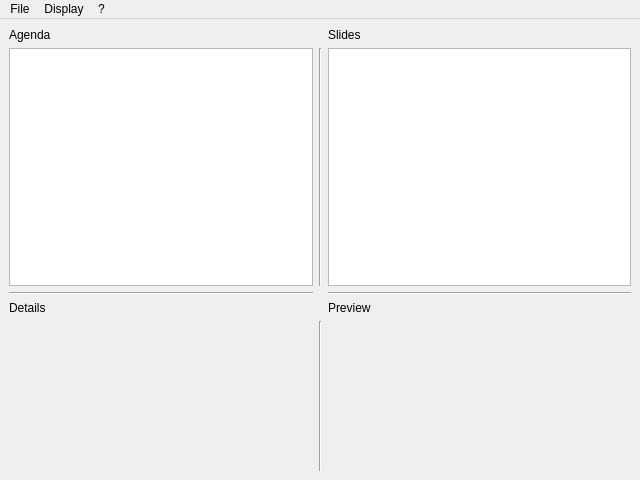
<?xml version="1.0" encoding="UTF-8"?>
<ui version="4.0">
 <class>MainWindow</class>
 <widget class="QMainWindow" name="MainWindow">
  <property name="geometry">
   <rect>
    <x>0</x>
    <y>0</y>
    <width>640</width>
    <height>480</height>
   </rect>
  </property>
  <property name="windowTitle">
   <string>VPReader</string>
  </property>
  <widget class="QWidget" name="centralwidget">
   <layout class="QVBoxLayout">
    <item>
     <layout class="QGridLayout" name="gridLayout">
      <item row="0" column="0">
       <widget class="QLabel" name="label">
        <property name="text">
         <string>Agenda</string>
        </property>
       </widget>
      </item>
      <item row="4" column="1">
       <widget class="Line" name="line_2">
        <property name="orientation">
         <enum>Qt::Vertical</enum>
        </property>
       </widget>
      </item>
      <item row="1" column="2">
       <widget class="QListWidget" name="listSlides"/>
      </item>
      <item row="2" column="0">
       <widget class="Line" name="line_3">
        <property name="orientation">
         <enum>Qt::Horizontal</enum>
        </property>
       </widget>
      </item>
      <item row="1" column="1">
       <widget class="Line" name="line">
        <property name="orientation">
         <enum>Qt::Vertical</enum>
        </property>
       </widget>
      </item>
      <item row="4" column="2">
       <widget class="QLabel" name="labelPreview">
        <property name="minimumSize">
         <size>
          <width>0</width>
          <height>150</height>
         </size>
        </property>
        <property name="text">
         <string/>
        </property>
       </widget>
      </item>
      <item row="2" column="2">
       <widget class="Line" name="line_4">
        <property name="orientation">
         <enum>Qt::Horizontal</enum>
        </property>
       </widget>
      </item>
      <item row="1" column="0">
       <widget class="QListWidget" name="listItems"/>
      </item>
      <item row="0" column="2">
       <widget class="QLabel" name="label_2">
        <property name="text">
         <string>Slides</string>
        </property>
       </widget>
      </item>
      <item row="4" column="0">
       <widget class="QLabel" name="labelDetails">
        <property name="minimumSize">
         <size>
          <width>0</width>
          <height>150</height>
         </size>
        </property>
        <property name="text">
         <string/>
        </property>
       </widget>
      </item>
      <item row="3" column="0">
       <widget class="QLabel" name="label_3">
        <property name="text">
         <string>Details</string>
        </property>
       </widget>
      </item>
      <item row="3" column="2">
       <widget class="QLabel" name="label_4">
        <property name="text">
         <string>Preview</string>
        </property>
       </widget>
      </item>
     </layout>
    </item>
   </layout>
  </widget>
  <widget class="QMenuBar" name="menuBar">
   <property name="geometry">
    <rect>
     <x>0</x>
     <y>0</y>
     <width>640</width>
     <height>22</height>
    </rect>
   </property>
   <widget class="QMenu" name="menuDisplay">
    <property name="title">
     <string>Display</string>
    </property>
    <addaction name="actionFullscreen"/>
   </widget>
   <widget class="QMenu" name="menuHelp">
    <property name="title">
     <string>?</string>
    </property>
    <addaction name="actionHelp"/>
    <addaction name="actionAbout"/>
   </widget>
   <widget class="QMenu" name="menuFile">
    <property name="title">
     <string>File</string>
    </property>
    <addaction name="actionOpen"/>
    <addaction name="actionClose"/>
    <addaction name="actionQuit"/>
   </widget>
   <addaction name="menuFile"/>
   <addaction name="menuDisplay"/>
   <addaction name="menuHelp"/>
  </widget>
  <action name="actionOpen">
   <property name="text">
    <string>Open</string>
   </property>
   <property name="shortcut">
    <string>Ctrl+F</string>
   </property>
  </action>
  <action name="actionClose">
   <property name="text">
    <string>Close</string>
   </property>
   <property name="shortcut">
    <string>Ctrl+X</string>
   </property>
  </action>
  <action name="actionQuit">
   <property name="text">
    <string>Quit</string>
   </property>
   <property name="shortcut">
    <string>Ctrl+Q</string>
   </property>
  </action>
  <action name="actionFullscreen">
   <property name="text">
    <string>Fullscreen</string>
   </property>
   <property name="shortcut">
    <string>Ctrl+P</string>
   </property>
  </action>
  <action name="actionHelp">
   <property name="text">
    <string>Help...</string>
   </property>
  </action>
  <action name="actionAbout">
   <property name="text">
    <string>About</string>
   </property>
  </action>
 </widget>
 <resources/>
 <connections/>
</ui>
